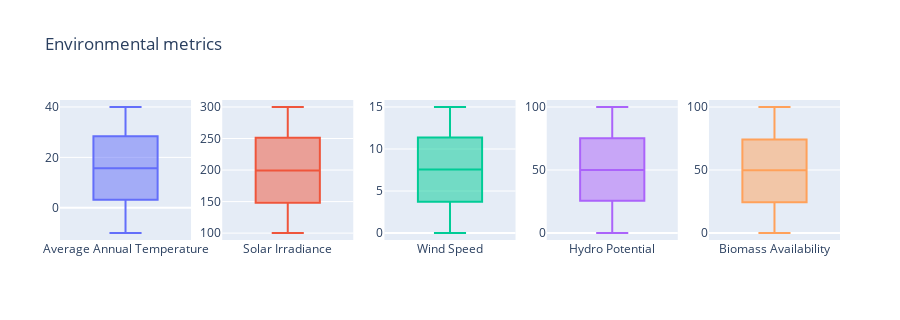

Notebook source saved alongside this figure:
### Code cell
boxplots(train_df, environmental, 'Environmental metrics')

### Figure 1 — Plotly figure (JSON) as saved in the notebook; plotly's stock layout.template omitted (floating-point values rounded to 4 significant figures; data arrays with more than 128 entries replaced by an {"elided": "..."} marker saying what was removed)
{"data": [{"boxpoints": "outliers", "name": "Average Annual Temperature", "type": "box", "xaxis": "x", "y": {"elided": "2400 float values"}, "yaxis": "y"}, {"boxpoints": "outliers", "name": "Solar Irradiance", "type": "box", "xaxis": "x2", "y": {"elided": "2400 float values"}, "yaxis": "y2"}, {"boxpoints": "outliers", "name": "Wind Speed", "type": "box", "xaxis": "x3", "y": {"elided": "2400 float values"}, "yaxis": "y3"}, {"boxpoints": "outliers", "name": "Hydro Potential", "type": "box", "xaxis": "x4", "y": {"elided": "2400 float values"}, "yaxis": "y4"}, {"boxpoints": "outliers", "name": "Biomass Availability", "type": "box", "xaxis": "x5", "y": {"elided": "2400 float values"}, "yaxis": "y5"}], "layout": {"height": 320, "margin": {"l": 60, "r": 60}, "showlegend": false, "title": {"text": "Environmental metrics"}, "xaxis": {"anchor": "y", "domain": [0, 0.168]}, "xaxis2": {"anchor": "y2", "domain": [0.208, 0.376]}, "xaxis3": {"anchor": "y3", "domain": [0.416, 0.584]}, "xaxis4": {"anchor": "y4", "domain": [0.624, 0.792]}, "xaxis5": {"anchor": "y5", "domain": [0.832, 1]}, "yaxis": {"anchor": "x", "domain": [0, 1]}, "yaxis2": {"anchor": "x2", "domain": [0, 1]}, "yaxis3": {"anchor": "x3", "domain": [0, 1]}, "yaxis4": {"anchor": "x4", "domain": [0, 1]}, "yaxis5": {"anchor": "x5", "domain": [0, 1]}}}
